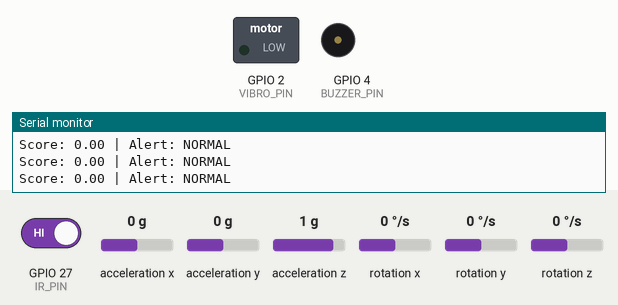
Simulated run of this program. Board: ESP32. Parts: switched loads named in the program (green lamp = pin HIGH), buzzer (waves = sounding, pin HIGH), the last lines printed to the serial monitor. Wiring (inferred from the names in the program): MPU-6050 motion sensor at I2C address 0x68. Inputs (shaded band) come from the test bench; at power-on: rotation y 0 °/s, GPIO 27 (IR_PIN) HIGH, acceleration x 0 g, acceleration y 0 g, acceleration z 1 g, rotation x 0 °/s, rotation z 0 °/s. Nothing arrives over Bluetooth unless stated; a phone connects over Bluetooth LE 3 s after start.

Above: at 3.5 s.
3.6 s: rotation y set to 62 °/s
5.8 s: rotation y set to 74 °/s
At 6.8 s:
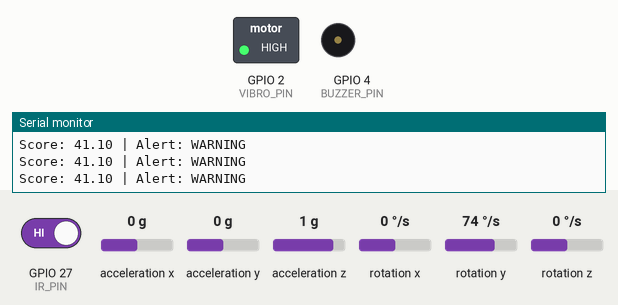
7.3 s: GPIO 27 (IR_PIN) driven LOW
At 8.2 s:
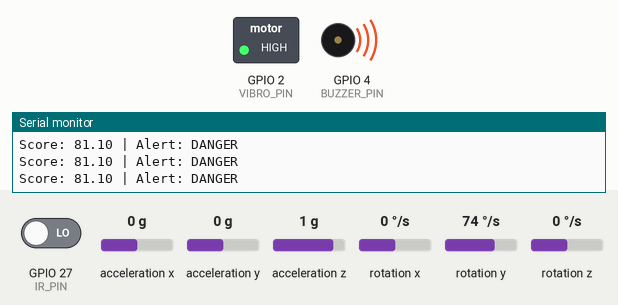
9.1 s: GPIO 27 (IR_PIN) driven HIGH
At 10.3 s:
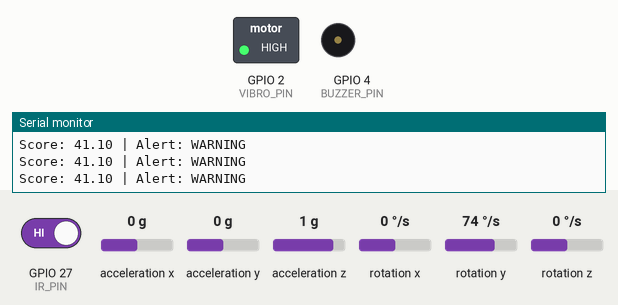
10.6 s: rotation y set to -192 °/s
At 11.9 s:
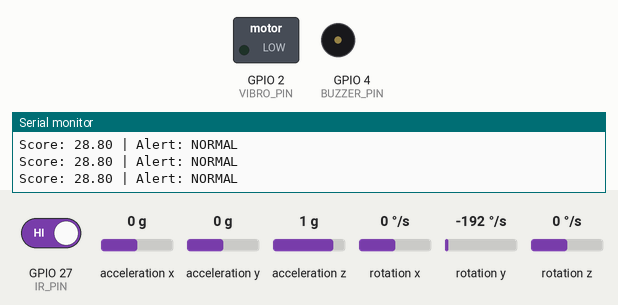
Timing chart, 0 to 20.6 s (numbered marks = the images above; inputs shaded):
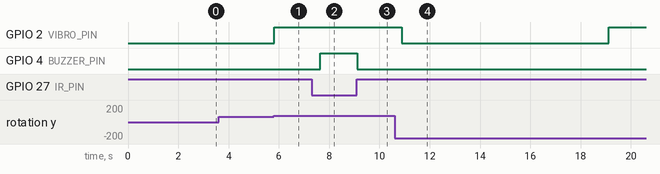

The program:

main.cpp
```cpp
#include <Arduino.h>
#include <Wire.h>

/* ===================== BLE INCLUDES ===================== */
#include <BLEDevice.h>
#include <BLEServer.h>
#include <BLEUtils.h>
#include <BLE2902.h>

/* ===================== PIN DEFINITIONS ===================== */
#define IR_PIN 27
#define BUZZER_PIN 4
#define VIBRO_PIN 2
#define SDA_PIN 21
#define SCL_PIN 22

/* ===================== DYNAMIC WEIGHTS & SCORES ===================== */
float wBlink = 0.33, wTilt = 0.33, wSpeed = 0.34;
float blinkScore = 0, tiltScore = 0, speedScore = 0;
float totalRiskScore = 0;
uint32_t lastIRChange = 0;
bool irReliable = true;

/* ===================== PARAMETERS ===================== */
#define DEBOUNCE_MS 50
#define LONG_BLINK_MS 400
#define MAX_TILT_DEG 45.0f
#define MAX_SPEED_DPS 200.0f

/* ===================== MPU6050 DEFINITIONS ===================== */
#define MPU_ADDR 0x68
#define REG_PWR_MGMT_1   0x6B
#define REG_ACCEL_XOUT_H 0x3B
#define REG_GYRO_CONFIG  0x1B
#define REG_ACCEL_CONFIG 0x1C
#define ACCEL_FS_SEL 1
#define GYRO_FS_SEL  1

float accelLSB = 8192.0f;
float gyroLSB  = 65.5f;
float gbx = 0, gby = 0;
uint32_t lastMicros = 0;

/* ===================== ACCIDENT FLAGS ===================== */
bool accidentDetected = false;
bool accidentSent = false;

/* ===================== BLE DEFINITIONS ===================== */
#define BLE_SERVICE_UUID  "12345678-1234-1234-1234-1234567890ab"
#define BLE_DATA_UUID     "abcd1234-1234-1234-1234-1234567890ab"

BLECharacteristic *bleDataCharacteristic;
bool bleDeviceConnected = false;

/* ===================== COMPLEMENTARY FILTER ===================== */
class ComplementaryFilter {
public:
  explicit ComplementaryFilter(float alpha = 0.98f)
    : alpha_(alpha), roll_(0), pitch_(0), initialized_(false) {}

  void update(float ax, float ay, float az,
              float gx, float gy, float dt) {

    float rollAcc  = atan2f(ay, az);
    float pitchAcc = atan2f(-ax, sqrtf(ay*ay + az*az));

    if (!initialized_) {
      roll_ = rollAcc;
      pitch_ = pitchAcc;
      initialized_ = true;
      return;
    }

    roll_  += gx * dt;
    pitch_ += gy * dt;

    float amag = sqrtf(ax*ax + ay*ay + az*az);
    bool accelOK = (amag > 0.85f && amag < 1.15f);

    float a = accelOK ? alpha_ : 1.0f;
    roll_  = a * roll_  + (1 - a) * rollAcc;
    pitch_ = a * pitch_ + (1 - a) * pitchAcc;
  }

  float rollDeg()  const { return roll_  * RAD_TO_DEG; }
  float pitchDeg() const { return pitch_ * RAD_TO_DEG; }

private:
  float alpha_, roll_, pitch_;
  bool initialized_;
};

ComplementaryFilter filter(0.98f);

/* ===================== I2C HELPERS ===================== */
void i2cWrite(uint8_t reg, uint8_t val) {
  Wire.beginTransmission(MPU_ADDR);
  Wire.write(reg);
  Wire.write(val);
  Wire.endTransmission();
}

void i2cRead(uint8_t reg, uint8_t *buf, uint8_t len) {
  Wire.beginTransmission(MPU_ADDR);
  Wire.write(reg);
  Wire.endTransmission(false);
  Wire.requestFrom(MPU_ADDR, len);
  for (uint8_t i = 0; i < len && Wire.available(); i++)
    buf[i] = Wire.read();
}

int16_t be16(uint8_t *b) {
  return (b[0] << 8) | b[1];
}

/* ===================== GYRO CALIBRATION ===================== */
void calibrateGyro(int samples = 600) {
  long sx = 0, sy = 0;
  uint8_t b[14];

  for (int i = 0; i < samples; i++) {
    i2cRead(REG_ACCEL_XOUT_H, b, 14);
    sx += be16(&b[8]);
    sy += be16(&b[10]);
    delay(2);
  }

  gbx = (sx / (float)samples) / gyroLSB * DEG_TO_RAD;
  gby = (sy / (float)samples) / gyroLSB * DEG_TO_RAD;
}

/* ===================== SENSOR HEALTH & WEIGHTING ===================== */
void updateWeights() {
  if (millis() - lastIRChange > 10000) {
    irReliable = false;
    wBlink = 0.10;
    wTilt = 0.45;
    wSpeed = 0.45;
  } else {
    irReliable = true;
    wBlink = 0.40;
    wTilt = 0.30;
    wSpeed = 0.30;
  }
}

/* ===================== BLE CALLBACK ===================== */
class BLEServerCallbacksImpl : public BLEServerCallbacks {
  void onConnect(BLEServer* pServer) {
    bleDeviceConnected = true;
  }
  void onDisconnect(BLEServer* pServer) {
    bleDeviceConnected = false;
  }
};

/* ===================== SETUP ===================== */
void setup() {

  Serial.begin(115200);
  delay(200);

  pinMode(IR_PIN, INPUT_PULLUP);
  pinMode(BUZZER_PIN, OUTPUT);
  pinMode(VIBRO_PIN, OUTPUT);

  Wire.begin(SDA_PIN, SCL_PIN);
  Wire.setClock(400000);

  i2cWrite(REG_PWR_MGMT_1, 0x00);
  i2cWrite(REG_ACCEL_CONFIG, ACCEL_FS_SEL << 3);
  i2cWrite(REG_GYRO_CONFIG,  GYRO_FS_SEL  << 3);

  Serial.println("Calibrating gyro...");
  calibrateGyro();
  Serial.println("System ready.");

  lastMicros = micros();

  /* ===================== BLE INIT ===================== */
  BLEDevice::init("ESP32_ACCIDENT_MONITOR");

  BLEServer *pServer = BLEDevice::createServer();
  pServer->setCallbacks(new BLEServerCallbacksImpl());

  BLEService *pService = pServer->createService(BLE_SERVICE_UUID);

  bleDataCharacteristic = pService->createCharacteristic(
                            BLE_DATA_UUID,
                            BLECharacteristic::PROPERTY_NOTIFY
                          );
  bleDataCharacteristic->addDescriptor(new BLE2902());

  pService->start();
  BLEDevice::startAdvertising();

  Serial.println("BLE Ready.");
}

/* ===================== LOOP ===================== */
void loop() {

  uint32_t now = micros();
  float dt = (now - lastMicros) * 1e-6f;
  lastMicros = now;

  uint8_t b[14];
  i2cRead(REG_ACCEL_XOUT_H, b, 14);

  float ax = be16(&b[0]) / accelLSB;
  float ay = be16(&b[2]) / accelLSB;
  float az = be16(&b[4]) / accelLSB;
  float gy = be16(&b[10]) / gyroLSB * DEG_TO_RAD - gby;

  filter.update(ax, ay, az, 0, gy, dt);

  float pitch = filter.pitchDeg();
  float gy_dps = abs(gy * RAD_TO_DEG);

  tiltScore = constrain((pitch / MAX_TILT_DEG) * 100, 0, 100);
  speedScore = constrain((gy_dps / MAX_SPEED_DPS) * 100, 0, 100);

  bool currentIR = digitalRead(IR_PIN);
  static uint32_t eyeCloseStart = 0;
  static bool prevIR = HIGH;

  if (currentIR != prevIR) lastIRChange = millis();

  if (currentIR == LOW) {
    uint32_t duration = millis() - eyeCloseStart;
    blinkScore = constrain((duration / (float)LONG_BLINK_MS) * 100, 0, 100);
  } else {
    blinkScore = 0;
    eyeCloseStart = millis();
  }
  prevIR = currentIR;

  updateWeights();

  totalRiskScore = (wBlink * blinkScore) +
                   (wTilt * tiltScore) +
                   (wSpeed * speedScore);

  /* ===================== ACCIDENT DETECTION ===================== */
  if (tiltScore > 85 || speedScore > 90 || totalRiskScore > 85) {
    accidentDetected = true;
  }

  /* ===================== ALERT CONTROL ===================== */
  String alert = "NORMAL";

  if (totalRiskScore > 75) {
    digitalWrite(BUZZER_PIN, HIGH);
    digitalWrite(VIBRO_PIN, HIGH);
    alert = "DANGER";
  }
  else if (totalRiskScore > 40) {
    digitalWrite(BUZZER_PIN, LOW);
    digitalWrite(VIBRO_PIN, HIGH);
    alert = "WARNING";
  }
  else {
    digitalWrite(BUZZER_PIN, LOW);
    digitalWrite(VIBRO_PIN, LOW);
  }

  Serial.print("Score: ");
  Serial.print(totalRiskScore);
  Serial.println(" | Alert: " + alert);

  /* ===================== BLE ACCIDENT TRANSMIT ===================== */
  if (bleDeviceConnected && accidentDetected && !accidentSent) {

    String jsonData = "{";
    jsonData += "\"accident\":\"YES\",";

    if (totalRiskScore > 95) {
      jsonData += "\"severity\":\"CRITICAL\",";
      jsonData += "\"message\":\"Severe crash detected. Immediate medical attention required.\"";
    }
    else if (totalRiskScore > 85) {
      jsonData += "\"severity\":\"HIGH\",";
      jsonData += "\"message\":\"High impact detected. Please check rider immediately.\"";
    }
    else {
      jsonData += "\"severity\":\"MODERATE\",";
      jsonData += "\"message\":\"Sudden fall detected. Ensure rider safety.\"";
    }

    jsonData += "}";

    bleDataCharacteristic->setValue(jsonData.c_str());
    bleDataCharacteristic->notify();

    accidentSent = true;
  }

  delay(20);
}
```

Measured:
- the behaviour switches between 66 and 67 °/s on rotation y (found by bisection; images 0 and 1)
- after the input at 5.8 s, GPIO 2 (VIBRO_PIN): LOW → HIGH at once
- after the input at 7.3 s, GPIO 4 (BUZZER_PIN): LOW → HIGH after 0.34 s
- after the input at 9.1 s, GPIO 4 (BUZZER_PIN): HIGH → LOW at once
- after the input at 10.6 s, GPIO 2 (VIBRO_PIN): HIGH → LOW after 0.28 s, → HIGH 8.2 s later
